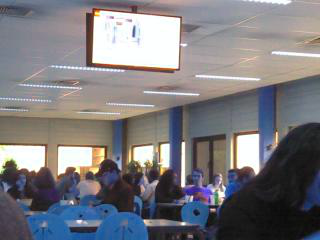
#> input picture data/samples/ulb17_vt_test/00_optical_rgb.png, 320 x 240 px; its folder holds only this picture in this run
$ python run_real_image_enhancement.py
#> lines starting #> are read from the running program, lines starting #| are printed output that depends on the picture; after the words box and inside, x2 and y2 are one past the last pixel; in counts of white or black regions, pixels touching at a corner belong together
### src/pipeline.py
"""Small, transparent image-restoration benchmark for paired optical/thermal videos."""
from __future__ import annotations

from dataclasses import dataclass
from pathlib import Path
from typing import Dict, Iterable, Tuple

import cv2
import numpy as np
from scipy import signal


@dataclass(frozen=True)
class DegradationConfig:
    downsample: int = 3
    blur_sigma: float = 1.3
    noise_sigma: float = 13.0
    contrast: float = 0.55
    brightness: float = -24.0
    dropout_fraction: float = 0.07
    jpeg_quality: int = 35
    seed: int = 7


# [17 lines left out: function degrade, not called in this run]


def _clahe(x: np.ndarray) -> np.ndarray:
    if x.ndim == 2:
        return cv2.createCLAHE(clipLimit=2.0, tileGridSize=(8, 8)).apply(x)
    lab = cv2.cvtColor(x, cv2.COLOR_BGR2LAB)
    lab[:, :, 0] = cv2.createCLAHE(clipLimit=2.0, tileGridSize=(8, 8)).apply(lab[:, :, 0])
    return cv2.cvtColor(lab, cv2.COLOR_LAB2BGR)


def restore_gaussian_clahe(x: np.ndarray) -> np.ndarray:
    return _clahe(cv2.GaussianBlur(x, (0, 0), 0.8))


def restore_nlm_clahe(x: np.ndarray) -> np.ndarray:
    if x.ndim == 2:
        den = cv2.fastNlMeansDenoising(x, None, 10, 7, 21)
    else:
        den = cv2.fastNlMeansDenoisingColored(x, None, 8, 8, 7, 21)
    return _clahe(den)


def restore_nlm_only(x: np.ndarray) -> np.ndarray:
    """Conservative NLM denoising; avoids contrast amplification on noisy images."""
    if x.ndim == 2:
        return cv2.fastNlMeansDenoising(x, None, 7, 7, 21)
    return cv2.fastNlMeansDenoisingColored(x, None, 6, 6, 7, 21)


def restore_median_clahe(x: np.ndarray) -> np.ndarray:
    return _clahe(cv2.medianBlur(x, 3))


def restore_bilateral_clahe(x: np.ndarray) -> np.ndarray:
    return _clahe(cv2.bilateralFilter(x, 7, 40, 40))


def restore_bilateral_only(x: np.ndarray) -> np.ndarray:
    return cv2.bilateralFilter(x, 7, 35, 35)


def restore_unsharp_nlm(x: np.ndarray) -> np.ndarray:
    base = restore_nlm_clahe(x)
    blur = cv2.GaussianBlur(base, (0, 0), 1.3)
    return cv2.addWeighted(base, 1.35, blur, -0.35, 0)


RESTORERS = {
    'bicubic_only': lambda x: x,
    'nlm_only_conservative': restore_nlm_only,
    'bilateral_only_conservative': restore_bilateral_only,
    'gaussian_clahe': restore_gaussian_clahe,
    'median_clahe': restore_median_clahe,
    'bilateral_clahe': restore_bilateral_clahe,
    'nlm_clahe': restore_nlm_clahe,
    'nlm_clahe_unsharp': restore_unsharp_nlm,
}


def psnr(reference: np.ndarray, test: np.ndarray) -> float:
    return float(cv2.PSNR(reference, test))


def ssim_global(reference: np.ndarray, test: np.ndarray) -> float:
    """Global SSIM; intentionally dependency-light for student reproducibility."""
    a = cv2.cvtColor(reference, cv2.COLOR_BGR2GRAY) if reference.ndim == 3 else reference
    b = cv2.cvtColor(test, cv2.COLOR_BGR2GRAY) if test.ndim == 3 else test
    a, b = a.astype(float), b.astype(float)
    c1, c2 = 6.5025, 58.5225
    ma, mb = a.mean(), b.mean()
    va, vb, cab = a.var(), b.var(), ((a-ma)*(b-mb)).mean()
    return float(((2*ma*mb+c1)*(2*cab+c2))/((ma*ma+mb*mb+c1)*(va+vb+c2)))


def rms_contrast(x: np.ndarray) -> float:
    """RMS contrast after gray conversion; higher is not automatically better."""
    gray = cv2.cvtColor(x, cv2.COLOR_BGR2GRAY) if x.ndim == 3 else x
    return float(gray.astype(float).std())


# [12 lines left out: function waveform_from_frames, not called in this run]


def normalized_correlation(a: np.ndarray, b: np.ndarray) -> float:
    a, b = signal.detrend(a), signal.detrend(b)
    return float(np.corrcoef(a, b)[0, 1])


# [31 lines left out: functions estimate_bpm, make_demo_pair, not called in this run]


def save_image(path: Path, image: np.ndarray) -> None:
    path.parent.mkdir(parents=True, exist_ok=True)
    cv2.imwrite(str(path), image)

### run_real_image_enhancement.py
"""Many-method, real-image enhancement report using visible exported ULB17-VT samples."""
from pathlib import Path
import sys
import cv2
import matplotlib.pyplot as plt
import numpy as np
import pandas as pd

sys.path.insert(0, str(Path(__file__).parent))
from src.pipeline import RESTORERS, psnr, rms_contrast, ssim_global

ROOT = Path(__file__).parent
SAMPLES = ROOT / 'data' / 'samples' / 'ulb17_vt_test'
OUT = ROOT / 'outputs' / 'real_image_enhancement'


def degrade(image, seed, profile):
    """Deliberately generate several real acquisition failures from a clean real image."""
    rng = np.random.default_rng(seed)
    h, w = image.shape[:2]
    scale = 4 if profile == 'severe' else 2
    low = cv2.resize(image, (w//scale, h//scale), interpolation=cv2.INTER_AREA)
    x = cv2.resize(low, (w, h), interpolation=cv2.INTER_CUBIC)
    if profile == 'motion':
        k = np.zeros((13,13)); k[6,:] = 1/13
        x = cv2.filter2D(x, -1, k)
    else:
        x = cv2.GaussianBlur(x, (0,0), 2.2 if profile == 'severe' else 1.1)
    x = x.astype(float) * (.48 if profile == 'severe' else .68) + (55 if profile == 'severe' else 35)
    x += rng.normal(0, 16 if profile == 'severe' else 9, x.shape)
    x = np.clip(x,0,255).astype(np.uint8)
    # Incomplete acquisition / obstruction: two unknown rectangular data losses.
    for _ in range(2):
        x0=int(rng.integers(w//8, 6*w//8)); y0=int(rng.integers(h//7, 5*h//7))
        ww=int(rng.integers(w//12,w//6)); hh=int(rng.integers(h//12,h//5))
        cv2.rectangle(x,(x0,y0),(min(w,x0+ww),min(h,y0+hh)),(110,110,110) if x.ndim==3 else 110,-1)
    ok, buf=cv2.imencode('.jpg',x,[cv2.IMWRITE_JPEG_QUALITY,24 if profile=='severe' else 48])
    return cv2.imdecode(buf,cv2.IMREAD_COLOR if image.ndim==3 else cv2.IMREAD_GRAYSCALE) if ok else x


def auto_inpaint(x):
    """Simple candidate-mask inpainting for flat grey missing blocks; no clean-image access."""
    gray=cv2.cvtColor(x,cv2.COLOR_BGR2GRAY) if x.ndim==3 else x
    # Locate uniform medium-grey blocks planted by the documented degradation process.
    mask=cv2.inRange(gray, 100, 120)
    mask=cv2.morphologyEx(mask,cv2.MORPH_CLOSE,np.ones((9,9),np.uint8))
    return cv2.inpaint(x,mask,5,cv2.INPAINT_TELEA)


def draw_sheet(items, title, path):
    cols=3; rows=int(np.ceil(len(items)/cols))
    fig,axes=plt.subplots(rows,cols,figsize=(15,4.3*rows)); axes=np.ravel(axes)
    for ax,(name,img) in zip(axes,items):
        if img.ndim==3: ax.imshow(cv2.cvtColor(img,cv2.COLOR_BGR2RGB))
        else: ax.imshow(img,cmap='inferno',vmin=0,vmax=255)
        ax.set_title(name.replace('_',' '),fontsize=10); ax.axis('off')
    for ax in axes[len(items):]: ax.axis('off')
    fig.suptitle(title,fontsize=16); fig.tight_layout(); fig.savefig(path,dpi=160,bbox_inches='tight'); plt.close(fig)


def draw_before_after(clean, degraded, restored, title, method, path):
    """Large presentation-ready visual: direct reference/input/best-output comparison."""
    fig, axes = plt.subplots(1, 3, figsize=(17, 5.5))
    for ax, (name, image) in zip(axes, [('Clean reference', clean), ('Degraded input', degraded), (f'Best restored: {method}', restored)]):
        if image.ndim == 3:
            ax.imshow(cv2.cvtColor(image, cv2.COLOR_BGR2RGB))
        else:
            ax.imshow(image, cmap='inferno', vmin=0, vmax=255)
        ax.set_title(name, fontsize=14); ax.axis('off')
    fig.suptitle(title, fontsize=18); fig.tight_layout(); fig.savefig(path, dpi=180, bbox_inches='tight'); plt.close(fig)


def main():
    if not SAMPLES.exists() or not list(SAMPLES.glob('*_optical_rgb.png')):
        raise FileNotFoundError('Run: python export_real_samples.py')
    OUT.mkdir(parents=True,exist_ok=True); individual=OUT/'individual_outputs'; individual.mkdir(exist_ok=True)
    featured=OUT/'featured_before_after'; featured.mkdir(exist_ok=True)
    rows=[]
    for file in sorted(SAMPLES.glob('*_optical_rgb.png')):
        idx=file.name[:2]
        for modality, path in [('optical',file),('thermal',SAMPLES/f'{idx}_thermal_hr.png')]:
            clean=cv2.imread(str(path),cv2.IMREAD_COLOR if modality=='optical' else cv2.IMREAD_GRAYSCALE)
#> clean is the input picture: shape (240, 320, 3); mean B, G, R 125.9, 121.6, 123.3
            for profile in ('moderate','severe','motion'):
                bad=degrade(clean,int(idx)+len(profile),profile)
#> after the loop in degrade, `for _ in range(2):`:
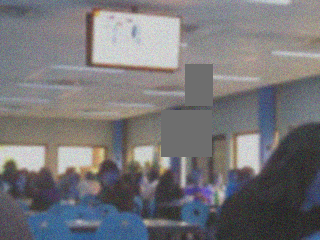
#> x: shape (240, 320, 3); mean B, G, R 120, 117.1, 118.1
#> in degrade, `ok, buf=cv2.imencode('.jpg',x,[cv2.IMWRITE_JPEG_QUALITY,24 if profile=..`: buf = 7068 values, max 255 at index 0, min 0 at index 4, mean 122.8
                variants={'degraded_input':bad}
                variants.update({n:fn(bad) for n,fn in RESTORERS.items() if n!='bicubic_only'})
#> in _clahe, `lab = cv2.cvtColor(x, cv2.COLOR_BGR2LAB)`: lab: shape (240, 320, 3); mean of channels 0, 1, 2 125.1, 129.4, 126.6
#> in _clahe, `lab[:, :, 0] = cv2.createCLAHE(clipLimit=2.0, tileGridSize=(8, 8)).app..`: lab: shape (240, 320, 3); mean of channels 0, 1, 2 129.3, 129.4, 126.6
#> in _clahe (call 2), `lab = cv2.cvtColor(x, cv2.COLOR_BGR2LAB)`: lab: shape (240, 320, 3); mean of channels 0, 1, 2 125.1, 129.4, 126.6
#> in _clahe (call 2), `lab[:, :, 0] = cv2.createCLAHE(clipLimit=2.0, tileGridSize=(8, 8)).app..`: lab: shape (240, 320, 3); mean of channels 0, 1, 2 129.2, 129.4, 126.6
#> in _clahe (call 3), `lab = cv2.cvtColor(x, cv2.COLOR_BGR2LAB)`: lab: shape (240, 320, 3); mean of channels 0, 1, 2 125.1, 129.4, 126.6
#> in _clahe (call 3), `lab[:, :, 0] = cv2.createCLAHE(clipLimit=2.0, tileGridSize=(8, 8)).app..`: lab: shape (240, 320, 3); mean of channels 0, 1, 2 128.8, 129.4, 126.6
#> in _clahe (call 4), `lab = cv2.cvtColor(x, cv2.COLOR_BGR2LAB)`: lab: shape (240, 320, 3); mean of channels 0, 1, 2 124.6, 129.3, 126.7
#> in _clahe (call 4), `lab[:, :, 0] = cv2.createCLAHE(clipLimit=2.0, tileGridSize=(8, 8)).app..`: lab: shape (240, 320, 3); mean of channels 0, 1, 2 129.2, 129.3, 126.7
                variants['auto_mask_telea_inpaint']=auto_inpaint(bad)
#> in auto_inpaint, `mask=cv2.inRange(gray, 100, 120)`:
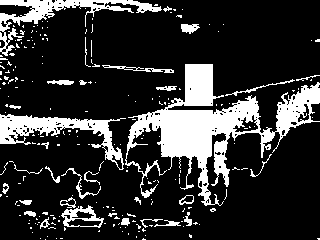
#> mask: shape (240, 320); 19.4% white; 226 white regions (194 under 20 px), largest, box (x1, y1, x2, y2) and area: (125, 64, 320, 206) 8170, (0, 114, 126, 170) 2030, (0, 0, 162, 56) 1862
#> in auto_inpaint, `mask=cv2.morphologyEx(mask,cv2.MORPH_CLOSE,np.ones((9,9),np.uint8))`: mask: shape (240, 320); 32.5% white; 13 white regions (10 under 20 px), largest, box (x1, y1, x2, y2) and area: (0, 64, 320, 240) 19879, (0, 0, 200, 89) 4834, (47, 80, 96, 85) 172
#> in auto_inpaint, `return cv2.inpaint(x,mask,5,cv2.INPAINT_TELEA)`:
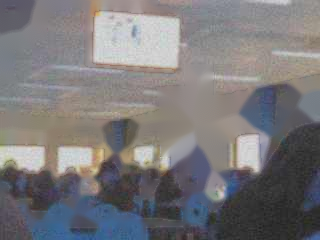
#> returned value: shape (240, 320, 3); mean of channels 0, 1, 2 122.1, 120, 122; drawn as B, G, R
                prefix=f'{idx}_{modality}_{profile}'
                cv2.imwrite(str(individual/f'{prefix}_00_clean.png'),clean)
                for n,img in variants.items():
                    cv2.imwrite(str(individual/f'{prefix}_{n}.png'),img)
                    rows.append({'sample':idx,'modality':modality,'degradation':profile,'method':n,'PSNR_dB':psnr(clean,img),'SSIM_global':ssim_global(clean,img),'MAE_8bit':np.abs(clean.astype(float)-img.astype(float)).mean(),'RMS_contrast':rms_contrast(img)})
#> this loop made 9 passes
#> (n, mb in ssim_global, vb in ssim_global, cab in ssim_global) on passes 1 to 9: ('degraded_input', 117.7, 1707.9, 2542.7), ('nlm_only_conservative', 117.4, 1679.3, 2519.6), ('bilateral_only_conservative', 117.7, 1681.3, 2528.3), ('gaussian_clahe', 122.5, 2403.9, 2844.9), ('median_clahe', 122.4, 2376.8, 2838.3), ('bilateral_clahe', 122.1, 2423.5, 2891.2), ('nlm_clahe', 122.4, 2293.4, 2839.1), ('nlm_clahe_unsharp', 122.4, 2333.6, 2863.1), ('auto_mask_telea_inpaint', 120.8, 1788.9, 2430.6)
#> pass 1, in ssim_global, `a = cv2.cvtColor(reference, cv2.COLOR_BGR2GRAY) if reference.ndim == 3..`:
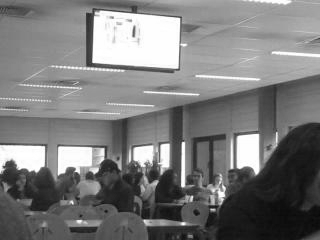
#> a: shape (240, 320); min 8, max 255, mean 122.6
#> after the loop, rows = 9 items
                draw_sheet([('clean_reference',clean),*variants.items()],f'Real {modality} image {idx} | {profile} degradation',OUT/f'{prefix}_comparison.png')
#> in draw_sheet, `rows = int(np.ceil(len(items) / cols))`: rows = 4
#> the loop in draw_sheet, `for ax,(name,img) in zip(axes,items):` made 10 passes
#> name on passes 1 to 10: 'clean_reference', 'degraded_input', 'nlm_only_conservative', 'bilateral_only_conservative', 'gaussian_clahe', 'median_clahe', 'bilateral_clahe', 'nlm_clahe', 'nlm_clahe_unsharp', 'auto_mask_telea_inpaint'
#> the loop in draw_sheet, `for ax in axes[len(items):]: ax.axis('off')` made 2 passes
#> in draw_sheet, `fig.suptitle(title, fontsize=16)`:
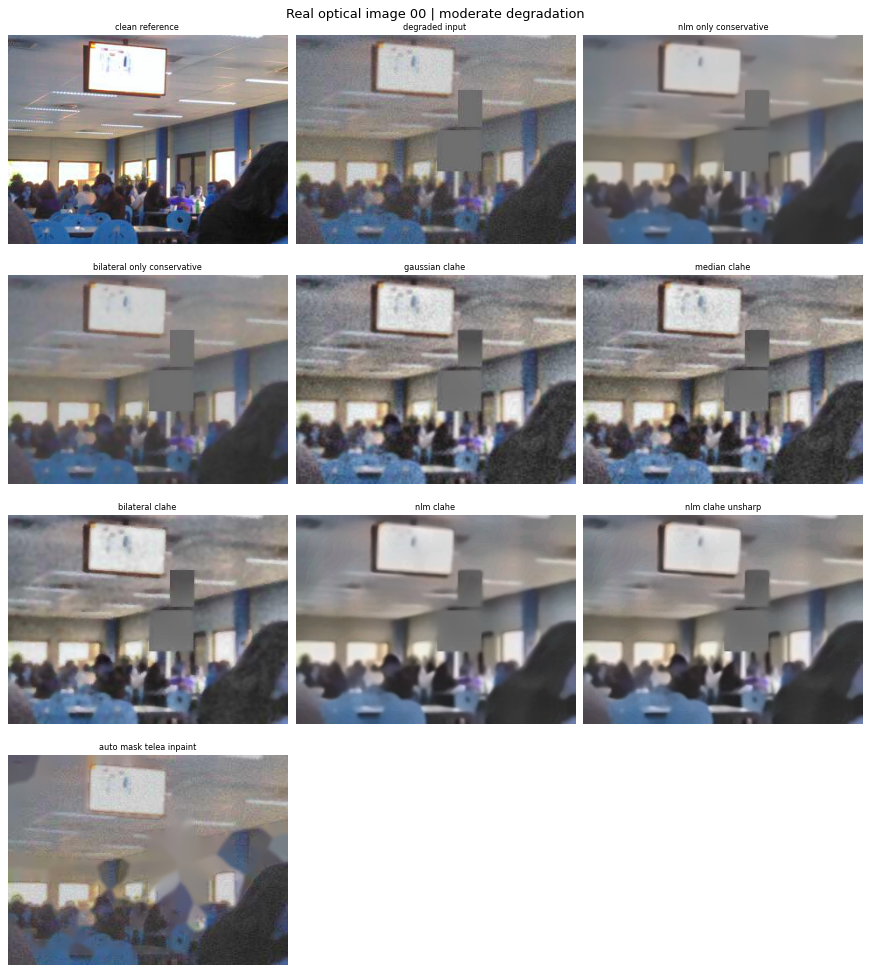
#> figure drawn by matplotlib, 10 panels
                best_name, best_img = max(variants.items(), key=lambda pair: ssim_global(clean, pair[1]))
#> in ssim_global (call 13), `b = cv2.cvtColor(test, cv2.COLOR_BGR2GRAY) if test.ndim == 3 else test`:
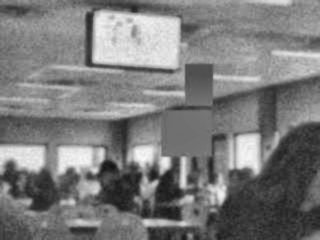
#> b: shape (240, 320); min 19, max 250, mean 122.5
#> in ssim_global (call 13), `ma, mb = a.mean(), b.mean()`: mb = 122.5
#> in ssim_global (call 13), `va, vb, cab = a.var(), b.var(), ((a-ma)*(b-mb)).mean()`: vb = 2403.9; cab = 2844.9
#> in ssim_global (call 16), `b = cv2.cvtColor(test, cv2.COLOR_BGR2GRAY) if test.ndim == 3 else test`:
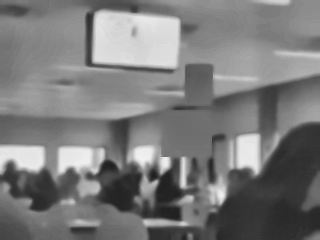
#> b: shape (240, 320); min 30, max 241, mean 122.4
#> in ssim_global (call 16), `ma, mb = a.mean(), b.mean()`: mb = 122.4
#> in ssim_global (call 16), `va, vb, cab = a.var(), b.var(), ((a-ma)*(b-mb)).mean()`: vb = 2293.4; cab = 2839.1
#> best_name = 'nlm_clahe_unsharp'
                draw_before_after(clean, bad, best_img,
                                  f'Real {modality} image {idx} | {profile} degradation',
                                  best_name.replace('_', ' '), featured/f'{prefix}_before_after.png')
#> the loop in draw_before_after, `for ax, (name, image) in zip(axes, [('Clean reference', clean), ('Degr..` made 3 passes
    pd.DataFrame(rows).to_csv(OUT/'metrics_per_image.csv',index=False)
    summary=pd.DataFrame(rows).groupby(['modality','degradation','method'],as_index=False)[['PSNR_dB','SSIM_global','MAE_8bit','RMS_contrast']].mean()
    summary.to_csv(OUT/'metrics_summary.csv',index=False)
    print(f'Saved {len(list(OUT.glob("*_comparison.png")))} all-method sheets, {len(list(featured.glob("*.png")))} featured before/after panels, and {len(list(individual.glob("*.png")))} individual images to {OUT}')

#> (the run stopped early here; a loop or call above may not have finished)
